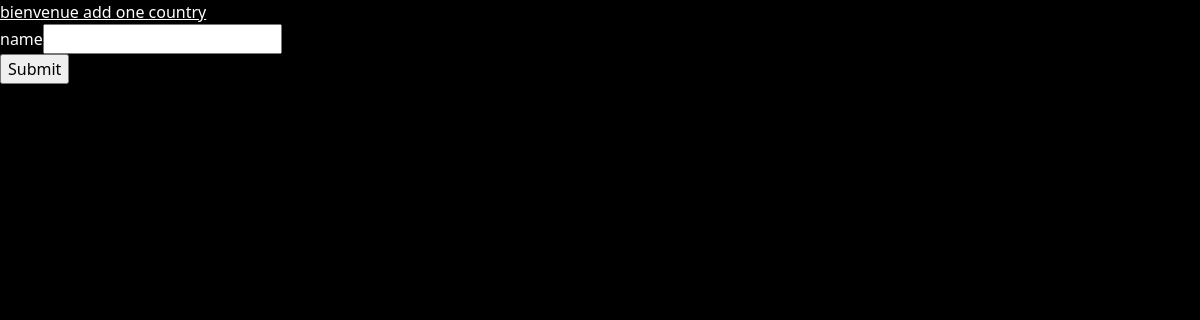
Before: /add_one_country with the older database file.
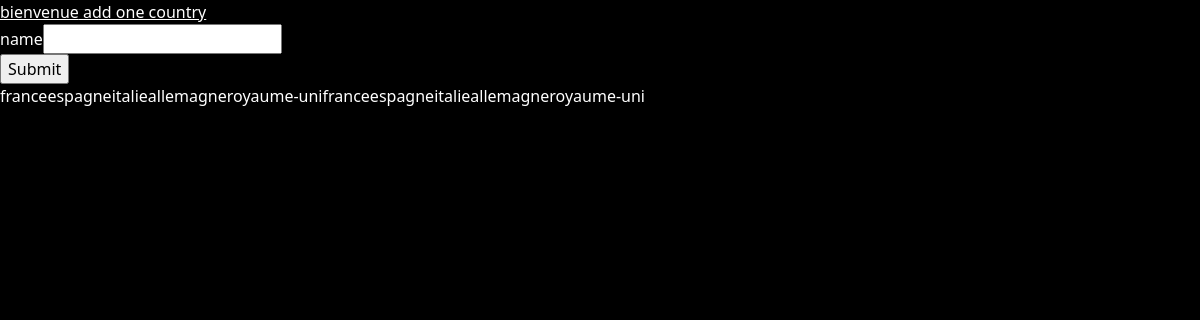
After: the same page with the newer database file.
### tables this page shows
CREATE TABLE country(
        id integer primary key autoincrement,
        name text
                    );

### app.py (the view)
@app.route("/add_one_country", methods=["GET","POST"])
def add_one_country():
    if request.method == 'POST':
        the_username = "anonyme"
        one_user = query_db("insert into country (name) values (:name)",request.form)
        user = query_db('select * from country')
        return render_template("countryform.html", countrys=user, one_user=one_user, the_title="add new country")
    user = query_db('select * from country')
    one_user = query_db("select * from country limit 1", one=True)
    return render_template("countryform.html", countrys=user, one_user=one_user, the_title="add new country")

### app.py (called while the page is built)
@app.teardown_appcontext
def close_connection(exception):
    db = getattr(g, '_database', None)
    if db is not None:
        db.close()

### yourappdb.py (called while the page is built)
def get_db():
    db = getattr(g, '_database', None)
    if db is None:
        db = g._database = sqlite3.connect(DATABASE)
    db.row_factory = sqlite3.Row
    return db

def query_db(query, args=(), one=False):
    mydb = get_db()
    cur = mydb.execute(query, args)
    if "insert into" in query:
        mydb.commit()
    rv = cur.fetchall()
    cur.close()
    return (rv[0] if rv else None) if one else rv

### templates/countryform.html
{% extends 'base.html' %}{% block content %}<form method="POST"><div class="field"><label>name</label><input name="name"/></div><div class="actions"><input type="submit"/></div></form>{% for x in countrys %}{{x["name"] }}{% endfor %}{% endblock %}{% block liens %}<a href="/">bienvenue</a><a href="/add_one_country"> add one country</a>{% endblock %}

### templates/base.html (shortened to what this page needs)
<!DOCTYPE html>
<html>
<head>
<link href="https://cdn.jsdelivr.net/npm/bootstrap@5.3.8/dist/css/bootstrap.min.css" rel="stylesheet">
	<link rel="stylesheet" href="/static/css/main.css">
</head>
<body>
<div id="container">
  {% block liens %}
  {% endblock %}
  {% block content %}
  {% endblock %}
</div>
</body>
</html>

### static/css/main.css (style rules this page uses)
body { background:black; color:white; }
a, a:visited, a:hover, a:link { color:white; }

Changed rows visible on the page:
added country: name "france"
added country: name "espagne"
added country: name "italie"
added country: name "allemagne"
added country: name "royaume-uni"
added country: name "france"
added country: name "espagne"
added country: name "italie"
added country: name "allemagne"
added country: name "royaume-uni"
